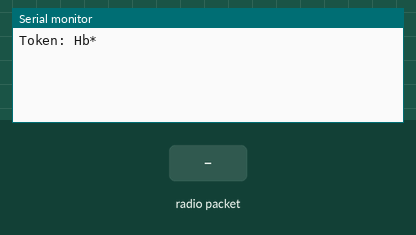
The sketch below on a simulated Arduino Uno, built with avr-gcc and run on an emulated ATmega328P. On the bench: the last lines printed to the serial monitor. Inputs (shaded band) come from the test bench. No radio packets arrive unless stated.

Above: at 1.2 s.
1.3 s: radio packet "1" arrives
At 2.5 s:
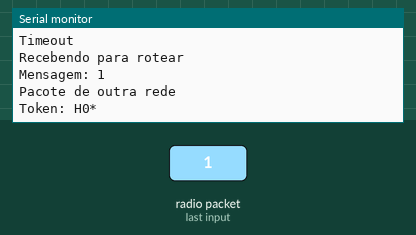
2.9 s: radio packet "0" arrives
At 3.4 s:
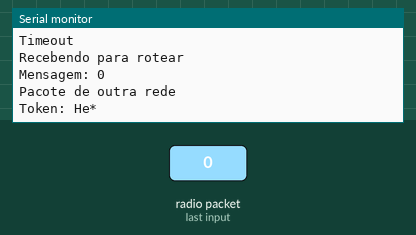
4.4 s: radio packet "2" arrives
At 5.0 s:
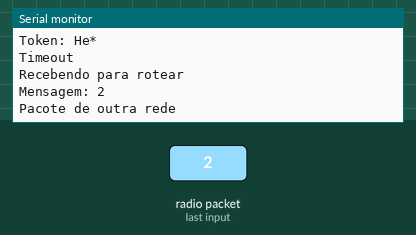

The sketch:

AP.ino
```cpp
#include <SPI.h>
#include "RF24.h"

char radioNumber = '*';
char clients[3] = {'b','0','e'};

int timeout = 1000;
int delayTime = 5000;

RF24 radio(7,8);

#define PIPE_RX 0xF0F0F0F0D2LL
#define PIPE_TX 0xF0F0F0F0E1LL
char PROTOCOL_ID = 'H';

char response[32];

// ----------------------- //
//          Utils          //
// ----------------------- //
String encapsulate(String message, char destiny) {
  String response;
  response += PROTOCOL_ID;
  response += destiny;
  response += radioNumber;
  response += message;
  return response;
}

void testCarrier() {
  do {
    radio.startListening();
    delay(128);
    radio.stopListening();
  } while(radio.testCarrier());
}

// ----------------------- //
//   Protocol controller   //
// ----------------------- //
void send(String package) {
  radio.stopListening();
  delay(50);
  radio.startWrite(package.c_str(), package.length(), false);
  delay(50);
  radio.startListening();
}

void route() {
  String package;
  Serial.println("Recebendo para rotear");
  while (radio.available()) {
    radio.read(&response, sizeof(response));
  }

  if (response[0] != '\0') {
    Serial.print("Mensagem: ");
    Serial.println(response);
    package = response;
    if (response[0] == PROTOCOL_ID) {
      send(package);
      Serial.print("Roteei: ");
      Serial.println(package);
    } else {
      Serial.println("Pacote de outra rede");
    }
    Serial.println();
    response[0] = '\0';
  }
}

bool received() {
  radio.startListening();
  unsigned long startListenTime = millis();
  while (!radio.available()) {
    if ((millis() - startListenTime) > timeout) {
      Serial.println("Timeout\n");
      return false;
    }
  }
  return true;
}

void tokenRing() {
  for(int i = 0; i < 3; i++) {
    String package = encapsulate("", clients[i]);
    Serial.print("Token: ");
    Serial.println(package);
    for(int tries = 0; tries < 10; tries++) {
      testCarrier();
      send(package);
      if (received()) {
        route();
        break;
      }
    }
  }
  Serial.println();
}

// ----------------------- //
//          Start          //
// ----------------------- //
void setup() {
  Serial.begin(115200);
  radio.begin();

  radio.setPALevel(RF24_PA_HIGH);
  radio.setAutoAck(false);

  radio.setChannel(37);

  radio.openWritingPipe(PIPE_TX);
  radio.openReadingPipe(1, PIPE_RX);
}

void loop() {
  tokenRing();
  delay(delayTime);
}
```

Measured:
- after the input at 1.3 s, the serial monitor: prints a new line after 0.16 s (image 1)
- after the input at 2.9 s, the serial monitor: prints a new line at once (image 2)
- after the input at 4.4 s, the serial monitor: prints a new line at once (image 3)
